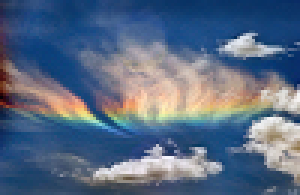
%> input picture h3/bild.bmp, 100 x 65 px (shown 3 times larger)
$ octave main.m   (GNU Octave 9; MATLAB toolbox functions it lacks are replaced by stand-ins)
%> lines starting %> are read from the running program, lines starting %| are printed output that depends on the picture; in (x1, y1, x2, y2) boxes, pixels count from 0 and x2, y2 are one past the last pixel; in counts of white or black regions, pixels touching at a corner belong together; the program's own positions count from 1
### h3/fltr.m
%INPUT
%img.............input Bild [0,255]<double>(:,:,:)
%fltrkernel......Filterkernel <double>(:,:,1)
%buftype.........Buffer-Art {'default','copy','mirror'}<string>
%OUTPUT
%fltrdimg........gefiltertes Bild [0,255]<double>(:,:,:)
function [ fltrdimg ] = fltr(img,fltrkernel,buftype)
  [sizey,sizex,sizec] = size(img);
  [sizefy,sizefx] = size(fltrkernel);

  randy = floor(sizefy/2);
  randx = floor(sizefx/2);

  img2 = zeros ( sizey + 2 * randy, sizex + 2 * randx, 3 );
  img2 ( (randy+1):randy+sizey, (randx+1):randx+sizex, : ) = img(:,:,:);

  fltrdimg = zeros ( sizey, sizex, 3 );

  if strcmp(buftype, 'default')
    %nix zu machen
  elseif strcmp(buftype, 'copy')
    %oben
    img2 ( 1 : randy , randx+1 : randx+sizex , : ) = img ( 1:randy, 1:sizex, :);
    %links
    img2 ( randy+1 : randy+sizey , 1 : randx , : ) = img ( 1:sizey, 1:randx, :);
    %unten
    img2 ( randy+sizey+1 : 2*randy+sizey , randx+1 : randx+sizex, : ) = img ( sizey-randy+1:sizey , 1:sizex , :);
    %rechts
    img2 ( randy+1 : randy+sizey , randx+sizex+1 : 2*randx+sizex, : ) = img ( 1:sizey , sizex-randx+1:sizex , :);
    %links oben
    img2 ( 1 : randy , 1 : randx , : ) = img ( 1:randy, 1:randx, :);
    %rechts oben
    img2 ( 1 : randy , randx+sizex+1 : 2*randx+sizex , : ) = img ( 1:randy, sizex-randx+1:sizex, :);
    %links unten
    img2 ( randy+sizey+1 : 2*randy+sizey , 1 : randx , : ) = img ( sizey-randy+1:sizey, 1:randx, :);
    %rechts unten
    img2 ( randy+sizey+1 : 2*randy+sizey , randx+sizex+1 : 2*randx+sizex , : ) = img ( sizey-randy+1:sizey , sizex-randx+1:sizex, :);
  elseif strcmp(buftype, 'mirror')
    %oben
    img2 ( 1:randy, randx+1 : randx+sizex, : ) = img ( randy:-1:1, 1:sizex, : );
    %links
    img2 ( randy+1 : randy+sizey , 1 : randx , : ) = img ( 1:sizey, randx:-1:1, :);
    %unten
    img2 ( randy+sizey+1 : 2*randy+sizey , randx+1 : randx+sizex, : ) = img ( sizey:-1:sizey-randy+1 , 1:sizex , :);
    %rechts
    img2 ( randy+1 : randy+sizey , randx+sizex+1 : 2*randx+sizex, : ) = img ( 1:sizey , sizex:-1:sizex-randx+1 , :);
    %links oben
    img2 ( 1 : randy , 1 : randx , : ) = img ( randy:-1:1, randx:-1:1, :);
    %rechts oben
    img2 ( 1 : randy , randx+sizex+1 : 2*randx+sizex , : ) = img ( randy:-1:1, sizex:-1:sizex-randx+1, :);
    %links unten
    img2 ( randy+sizey+1 : 2*randy+sizey , 1 : randx , : ) = img ( sizey:-1:sizey-randy+1, randx:-1:1, :);
    %rechts unten
    img2 ( randy+sizey+1 : 2*randy+sizey , randx+sizex+1 : 2*randx+sizex , : ) = img ( sizey:-1:sizey-randy+1 , sizex:-1:sizex-randx+1, :);
  end

  %imwrite(uint8(img2),'f2.bmp');

  fltkernel2 = zeros ( sizefy, sizefx, sizec );
  for c=1:sizec
    fltkernel2(:,:,c) = fltkernel2(:,:,c) + fltrkernel;
  end

  for y=1 : sizey
    for x=1 : sizex
      tmp = zeros(sizefy,sizefx,sizec) + img2( (y):(y+2*randy) , (x):(x+2*randx) , : );
      tmp = tmp .* fltkernel2;
      sum1 = sum(tmp,1);
      w = sum(sum1,2);
      fltrdimg(y,x,:) = w;
    end
  end
end

### h3/resizeH.m
function [ newimg ] = resizeH(oldimg,tardim)
% INPUT
% img.............altes Bild (vor Skalierung) [0,255]<double>(:,:,:)
% tardim..........Zieldimensionen(Vektor [ypixels xpixels]) <uint16>
% OUTPUT
% newimg..........skaliertes Bild [0,255]<double>(:,:,:)

assert(tardim(2) < size(oldimg, 2), 'Target dimension must be smaller than old dimension');

laplace = [0 -1 0; -1 4 -1; 0 -1 0]; % Laplacefilter
fltrdimg = fltr(oldimg, laplace, 'default'); % Bild filtern

deletecount = size(oldimg, 2) - tardim(2); % Anzahl zu löschender Spalten

sumc = sum(fltrdimg,3); % Summe über alle Farben hinweg
sumx = sum(sumc); % Summe über alle Spalten hinweg

% Fülle leeren Vektor mit Indizes der zu löschenden Spalten
delete = zeros(deletecount, 1);
for i=1:deletecount
    [y, k] = min(sumx);
    delete(i) = k;
    sumx(k) = realmax;
end

% Markiere nicht zu übernehmende Spalten im Originalbild
for x=delete
    oldimg(1, x, 1) = -1;
end

newimg = zeros(size(oldimg, 1), tardim(2), size(oldimg,3));

% Kopiere alle nicht markierten Spalten in das resultierende Bild
xnew = 1;
for xold=1:size(oldimg,2)
    if (oldimg(1, xold, 1) ~= -1)
        newimg(:, xnew, :) = oldimg(:, xold, :);
        xnew = xnew + 1;
    end
end

### h3/main.m
disp('Loading image...');
img = double(imread('bild.bmp'));

disp('Filtering...');
k = [ 0, 0.2, 0; 0.2, 0.2, 0.2; 0, 0.2, 0 ];

imgf = fltr ( img, k, 'default' );
%> in fltr, `img2 ( (randy+1):randy+sizey, (randx+1):randx+sizex, : ) = img(:,:,:);`:
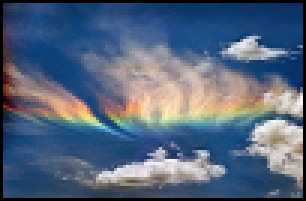
%> img2: size 67x102x3 double (shown 3 times larger); mean R, G, B 84.7, 101.4, 125.1
%> after the loop in fltr, `for y=1 : sizey`:
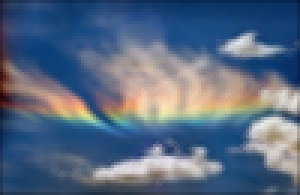
%> fltrdimg: size 65x100x3 double (shown 3 times larger); mean R, G, B 88.5, 105.9, 130.5
imwrite(uint8(imgf),'filter_default.bmp');
imgf = fltr ( img, k, 'copy' );
%> call 2 of fltr, with fltrkernel = [0 0.2 0; 0.2 0.2 0.2; 0 0.2 0], buftype = 'copy'
%> in fltr (call 2), `img2 ( 1 : randy , randx+1 : randx+sizex , : ) = img ( 1:randy, 1:size..`:
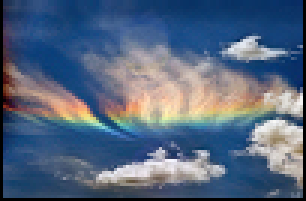
%> img2: size 67x102x3 double (shown 3 times larger); 1.46% of pixels changed, all inside (x1, y1, x2, y2) = (1, 0, 101, 1)
%> in fltr (call 2), `img2 ( randy+1 : randy+sizey , 1 : randx , : ) = img ( 1:sizey, 1:rand..`:
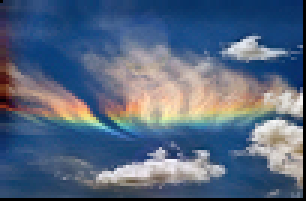
%> img2: size 67x102x3 double (shown 3 times larger); 0.95% of pixels changed, all inside (x1, y1, x2, y2) = (0, 1, 1, 66)
%> in fltr (call 2), `img2 ( randy+sizey+1 : 2*randy+sizey , randx+1 : randx+sizex, : ) = im..`:
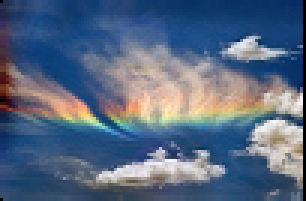
%> img2: size 67x102x3 double (shown 3 times larger); 1.46% of pixels changed, all inside (x1, y1, x2, y2) = (1, 66, 101, 67)
%> in fltr (call 2), `img2 ( randy+1 : randy+sizey , randx+sizex+1 : 2*randx+sizex, : ) = im..`:
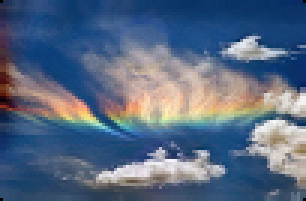
%> img2: size 67x102x3 double (shown 3 times larger); 0.95% of pixels changed, all inside (x1, y1, x2, y2) = (101, 1, 102, 66)
%> in fltr (call 2), `img2 ( 1 : randy , 1 : randx , : ) = img ( 1:randy, 1:randx, :);`: img2: size 67x102x3 double; 0.01% of pixels changed, all inside (x1, y1, x2, y2) = (0, 0, 1, 1)
%> in fltr (call 2), `img2 ( 1 : randy , randx+sizex+1 : 2*randx+sizex , : ) = img ( 1:randy..`: img2: size 67x102x3 double; mean R, G, B 87.3, 105, 130.3; mean of the top-left, top-right, bottom-left and bottom-right quarters 94.8, 103.8, 100.8, 130.1
%> in fltr (call 2), `img2 ( randy+sizey+1 : 2*randy+sizey , randx+sizex+1 : 2*randx+sizex ,..`: img2: size 67x102x3 double; mean R, G, B 87.3, 105, 130.3; mean of the top-left, top-right, bottom-left and bottom-right quarters 94.8, 103.8, 100.8, 130.2
%> after the loop in fltr (call 2), `for y=1 : sizey`:
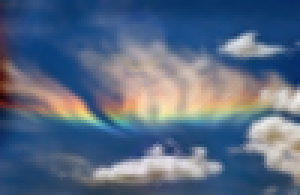
%> fltrdimg: size 65x100x3 double (shown 3 times larger); mean R, G, B 89, 106.6, 131.6; mean of the top-left, top-right, bottom-left and bottom-right quarters 96.4, 106, 102.4, 131
imwrite(uint8(imgf),'filter_copy.bmp');
imgf = fltr ( img, k, 'mirror' );
imwrite(uint8(imgf),'filter_mirror.bmp');
disp('Done!');

disp('Resizing horizontally...');
imgresH = resizeH(img, [390 500]);
%> the run ends on the next line
